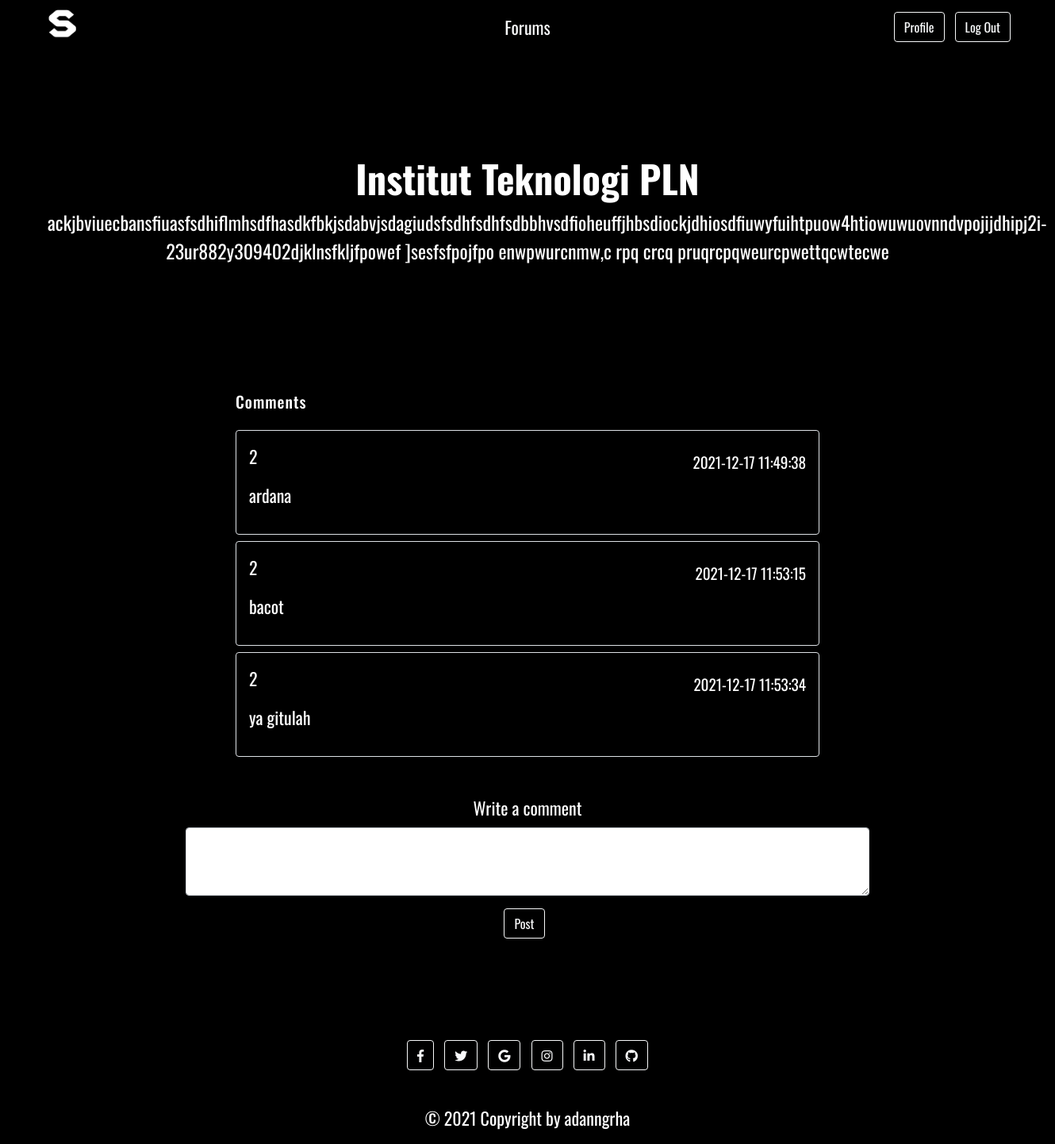
Screenshot of /forum-detail/3 (signed in) with the database file from the repository.
### website/models.py (models this page shows)
class Forums(db.Model):
    id = db.Column(db.Integer, primary_key=True)
    questioner_or_writer_id = db.Column(db.Integer, db.ForeignKey('users.id'))
    question_or_title = db.Column(db.String(255))
    description = db.Column(db.String(255))
    content = db.Column(db.Text)
    date = db.Column(db.DateTime(timezone=True), default=func.now())
    comment = db.relationship('Comments')

class Comments(db.Model):
    id = db.Column(db.Integer, primary_key=True)
    comment = db.Column(db.Text)
    forum_id = db.Column(db.Integer, db.ForeignKey('forums.id'))
    date = db.Column(db.DateTime(timezone=True), default=func.now())
    commenter_id = db.Column(db.Integer, db.ForeignKey('users.id'))

### website/views.py (the view)
@views.route('/forum-detail/<id>')
@login_required
def forum_detail(id):
    forum = Forums.query.filter_by(id=id).first()
    forum_id = forum.id
    comments = Comments.query.filter_by(forum_id=forum_id).all()
    return render_template("forum-detail.html", user=current_user, forum=forum, comments=comments)

### website/__init__.py (called while the page is built)
def create_app():
    app = Flask(__name__)
    app.config['SECRET_KEY'] = 'admin'
    app.config['SQLALCHEMY_DATABASE_URI'] = f'sqlite:///{DB_NAME}'
    app.config['SQLALCHEMY_TRACK_MODIFICATIONS'] = False
    db.init_app(app)
    from .views import views
    from .auth import auth
    app.register_blueprint(views, url_prefix='/')
    app.register_blueprint(auth, url_prefix='/')
    from .models import Users, Forums, Comments
    create_database(app)
    login_manager = LoginManager()
    login_manager.login_view = 'auth.login'
    login_manager.init_app(app)
    @login_manager.user_loader
    def load_user(id):
        return Users.query.get(int(id))
    return app

### website/templates/forum-detail.html (shortened to what this page needs)
{% extends "layout.html" %}
{% block main %}
        <section class="article text-white text-center">
            <div class="p-5 mb-4 rounded-3">
                <div class="container-fluid py-5">
                    <h1 class="display-5 fw-bold">{{ forum.question_or_title }}</h1>
                    <p class="fs-4">{{ forum.content }}</p>
                </div>
            </div>
        </section>
        <section class="comments text-white">
            <div class="container mt-5">
    <div class="row d-flex justify-content-center">
        <div class="col-md-8">
            <div class="headings d-flex justify-content-between align-items-center mb-3">
                <h5>Comments</h5>
            </div>
            {% for comment in comments %}
            <div class="p-3 mt-2 border rounded">
                <div class="d-flex justify-content-between align-items-center">
                    <div class="user d-flex flex-row align-items-center">
                        <p>{{ comment.commenter_id }}</p>
                    </div>
                    <small>{{ comment.date }}</small>
                </div>
                <div>
                        <p>{{ comment.comment }}</p>
                </div>
            </div>
            {% endfor %}
        </div>
    </div>
</div>
        </section>
        <section class="input-comment container text-center col-md-8 pt-5">
            <form action="/comment/{{forum.id}}" method="post" class="text-white">
                <div class="mb-3 ">
                    <label for="comment" class="form-label">Write a comment</label>
                    <textarea class="form-control" id="comment" rows="3" name="comment"></textarea>
                </div>
                <div>
                    <button class="btn  btn-outline-light me-2 profile-button" type="submit">Post</button>
                </div>
            </form>
        </section>
{% endblock %}

### website/static/css/style.css (style rules this page uses)
body { background-color: black; margin: 0; text-decoration: none; font-family: 'Oswald'; font-size: 22px; }
h5 { letter-spacing: 1px; }

### rows the page displays
Forums: question_or_title "Institut Teknologi PLN", content "ackjbviuecbansfiuasfsdhiflmhsdfhasdkfbkjsdabvjsdagiudsfsdhfsdhfsdbbhvsdfioheuffjhbsdiockjdhiosdfiuwyfuihtpuow4htiowuwuovnndvpojijdhipj2i-23ur882y309402djklnsfkljfpowef ]sesfsfpojfpo enwpwurcnmw,c rpq crcq pruqrcpqweurcpwettqcwtecwe"
Comments: commenter_id "2", date "2021-12-17 11:49:38", comment "ardana"
Comments: commenter_id "2", date "2021-12-17 11:53:15", comment "bacot"
Comments: commenter_id "2", date "2021-12-17 11:53:34", comment "ya gitulah"
